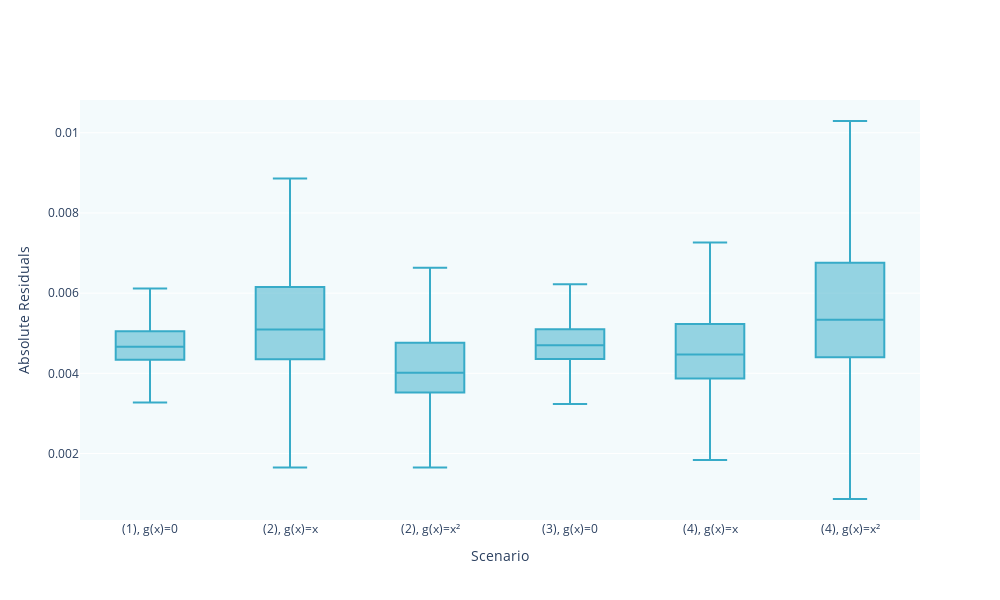

Notebook code for this chart:
### Code cell
fig.show()

### Figure 1 — Plotly figure (JSON) as saved in the notebook; plotly's stock layout.template omitted (floating-point values rounded to 4 significant figures)
{"data": [{"boxpoints": false, "line": {"color": "#37ABC8"}, "lowerfence": [0.003271], "marker": {"color": "#AFDDE9"}, "median": [0.004664], "name": "(1), g(x)=0", "q1": [0.004337], "q3": [0.005048], "showlegend": false, "type": "box", "upperfence": [0.006114], "x": ["(1), g(x)=0"]}, {"boxpoints": false, "line": {"color": "#37ABC8"}, "lowerfence": [0.00165], "marker": {"color": "#AFDDE9"}, "median": [0.005091], "name": "(2), g(x)=x", "q1": [0.004354], "q3": [0.006156], "showlegend": false, "type": "box", "upperfence": [0.00886], "x": ["(2), g(x)=x"]}, {"boxpoints": false, "line": {"color": "#37ABC8"}, "lowerfence": [0.001651], "marker": {"color": "#AFDDE9"}, "median": [0.004017], "name": "(2), g(x)=x²", "q1": [0.003519], "q3": [0.004765], "showlegend": false, "type": "box", "upperfence": [0.006634], "x": ["(2), g(x)=x²"]}, {"boxpoints": false, "line": {"color": "#37ABC8"}, "lowerfence": [0.003238], "marker": {"color": "#AFDDE9"}, "median": [0.004703], "name": "(3), g(x)=0", "q1": [0.004357], "q3": [0.005103], "showlegend": false, "type": "box", "upperfence": [0.006222], "x": ["(3), g(x)=0"]}, {"boxpoints": false, "line": {"color": "#37ABC8"}, "lowerfence": [0.00184], "marker": {"color": "#AFDDE9"}, "median": [0.004468], "name": "(4), g(x)=x", "q1": [0.003873], "q3": [0.005228], "showlegend": false, "type": "box", "upperfence": [0.007261], "x": ["(4), g(x)=x"]}, {"boxpoints": false, "line": {"color": "#37ABC8"}, "lowerfence": [0.0008656], "marker": {"color": "#AFDDE9"}, "median": [0.005334], "name": "(4), g(x)=x²", "q1": [0.004401], "q3": [0.006759], "showlegend": false, "type": "box", "upperfence": [0.01029], "x": ["(4), g(x)=x²"]}], "layout": {"height": 600, "paper_bgcolor": "rgba(0, 0, 0, 0)", "plot_bgcolor": "rgba(215, 238, 244, 0.3)", "width": 1000, "xaxis": {"categoryarray": ["(1), g(x)=0", "(2), g(x)=x", "(2), g(x)=x²", "(3), g(x)=0", "(4), g(x)=x", "(4), g(x)=x²"], "categoryorder": "array", "title": {"text": "Scenario"}, "type": "category"}, "yaxis": {"title": {"text": "Absolute Residuals"}}}}
